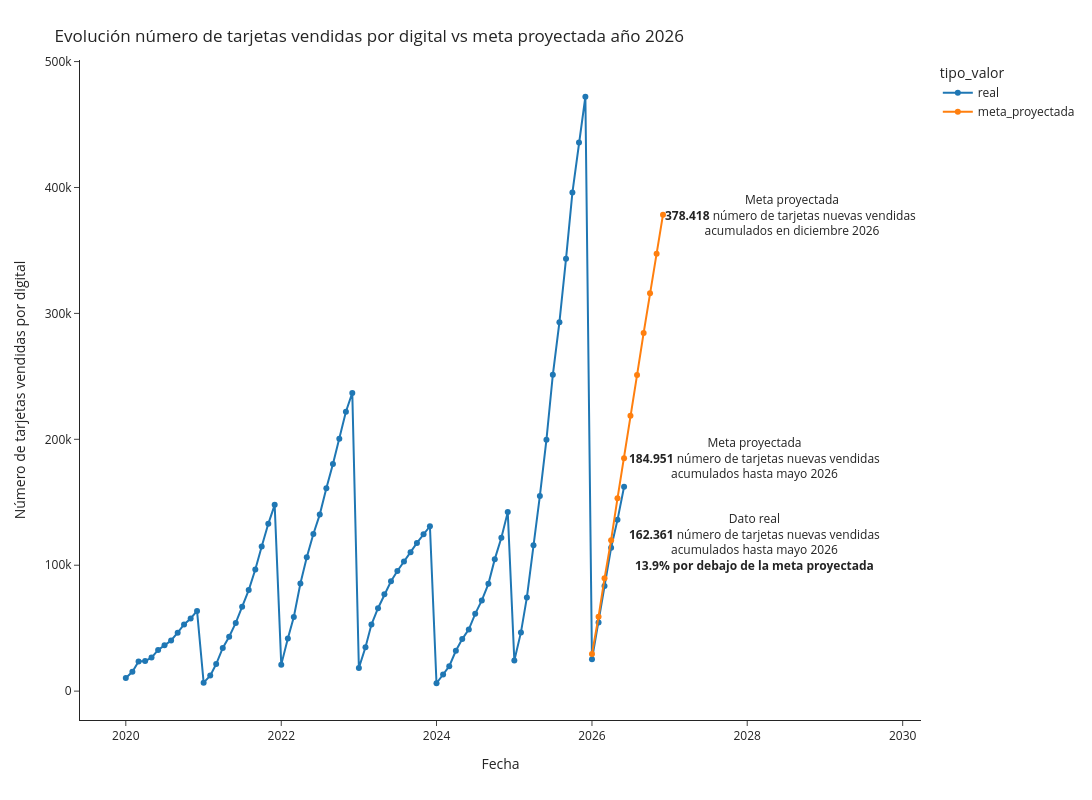

The notebook cell this image was saved under:
### Code cell
fig = px.line(df_plot, x="fecha", y="valor", color='tipo_valor', markers=True, template='simple_white', width=1600, height=800)
# fig.add_vline(x='2025-06-01', line_width=3, line_dash="dash")
fig.update_layout(
    title={
        'text': "Evolución número de tarjetas vendidas por digital vs meta proyectada año 2026",
        'xanchor': 'left',
        'yanchor': 'top'},
    xaxis=dict(
            title=dict(
                text="Fecha"
            )),
    yaxis=dict(
            title=dict(
                text="Número de tarjetas vendidas por digital"
            ))
)
fig.add_annotation(x='2026-12-01', y=378418,
            text="Meta proyectada<br><b>378.418</b> número de tarjetas nuevas vendidas <br>acumulados en diciembre 2026",
            showarrow=False,
            xanchor='left')
fig.add_annotation(x='2026-06-01', y=184951,
            text="Meta proyectada<br><b>184.951</b> número de tarjetas nuevas vendidas<br>acumulados hasta mayo 2026",
            showarrow=False,
            xanchor='left',
            xshift=3)
fig.add_annotation(x='2026-06-01', y=162361,
            text="Dato real<br><b>162.361</b> número de tarjetas nuevas vendidas<br>acumulados hasta mayo 2026<br><b>13.9% por debajo de la meta proyectada</b>",
            showarrow=False,
            xanchor='left',
            xshift=3,
            yshift=-55)
fig.show()

### Figure 1 — Plotly figure (JSON) as saved in the notebook; plotly's stock layout.template omitted (floating-point values rounded to 4 significant figures)
{"data": [{"hovertemplate": "tipo_valor=real<br>fecha=%{x}<br>valor=%{y}<extra></extra>", "legendgroup": "real", "line": {"color": "#1F77B4", "dash": "solid"}, "marker": {"symbol": "circle"}, "mode": "lines+markers", "name": "real", "orientation": "v", "showlegend": true, "type": "scatter", "x": ["2026-06-01T00:00:00", "2026-05-01T00:00:00", "2026-04-01T00:00:00", "2026-03-01T00:00:00", "2026-02-01T00:00:00", "2026-01-01T00:00:00", "2025-12-01T00:00:00", "2025-11-01T00:00:00", "2025-10-01T00:00:00", "2025-09-01T00:00:00", "2025-08-01T00:00:00", "2025-07-01T00:00:00", "2025-06-01T00:00:00", "2025-05-01T00:00:00", "2025-04-01T00:00:00", "2025-03-01T00:00:00", "2025-02-01T00:00:00", "2025-01-01T00:00:00", "2024-12-01T00:00:00", "2024-11-01T00:00:00", "2024-10-01T00:00:00", "2024-09-01T00:00:00", "2024-08-01T00:00:00", "2024-07-01T00:00:00", "2024-06-01T00:00:00", "2024-05-01T00:00:00", "2024-04-01T00:00:00", "2024-03-01T00:00:00", "2024-02-01T00:00:00", "2024-01-01T00:00:00", "2023-12-01T00:00:00", "2023-11-01T00:00:00", "2023-10-01T00:00:00", "2023-09-01T00:00:00", "2023-08-01T00:00:00", "2023-07-01T00:00:00", "2023-06-01T00:00:00", "2023-05-01T00:00:00", "2023-04-01T00:00:00", "2023-03-01T00:00:00", "2023-02-01T00:00:00", "2023-01-01T00:00:00", "2022-12-01T00:00:00", "2022-11-01T00:00:00", "2022-10-01T00:00:00", "2022-09-01T00:00:00", "2022-08-01T00:00:00", "2022-07-01T00:00:00", "2022-06-01T00:00:00", "2022-05-01T00:00:00", "2022-04-01T00:00:00", "2022-03-01T00:00:00", "2022-02-01T00:00:00", "2022-01-01T00:00:00", "2021-12-01T00:00:00", "2021-11-01T00:00:00", "2021-10-01T00:00:00", "2021-09-01T00:00:00", "2021-08-01T00:00:00", "2021-07-01T00:00:00", "2021-06-01T00:00:00", "2021-05-01T00:00:00", "2021-04-01T00:00:00", "2021-03-01T00:00:00", "2021-02-01T00:00:00", "2021-01-01T00:00:00", "2020-12-01T00:00:00", "2020-11-01T00:00:00", "2020-10-01T00:00:00", "2020-09-01T00:00:00", "2020-08-01T00:00:00", "2020-07-01T00:00:00", "2020-06-01T00:00:00", "2020-05-01T00:00:00", "2020-04-01T00:00:00", "2020-03-01T00:00:00", "2020-02-01T00:00:00", "2020-01-01T00:00:00"], "xaxis": "x", "y": [162361, 136036, 113832, 83541, 54480, 25293, 472062, 435683, 395939, 343332, 293045, 251258, 199691, 154995, 115800, 74388, 46635, 24255, 142177, 121803, 104837, 85216, 72082, 61365, 49043, 41329, 32070, 19790, 13209, 6264, 130956, 124560, 117714, 110389, 103017, 95400, 87294, 76966, 65840, 52828, 34797, 18449, 236843, 221882, 200438, 180478, 161053, 140197, 124814, 106304, 85510, 58837, 41791, 21052, 147944, 132873, 114888, 96646, 80250, 67058, 54164, 43246, 34308, 21493, 12334, 6731, 63743, 57688, 52985, 46388, 40242, 36349, 32711, 26633, 23899, 23498, 15372, 10424], "yaxis": "y"}, {"hovertemplate": "tipo_valor=meta_proyectada<br>fecha=%{x}<br>valor=%{y}<extra></extra>", "legendgroup": "meta_proyectada", "line": {"color": "#FF7F0E", "dash": "solid"}, "marker": {"symbol": "circle"}, "mode": "lines+markers", "name": "meta_proyectada", "orientation": "v", "showlegend": true, "type": "scatter", "x": ["2026-01-01T00:00:00", "2026-02-01T00:00:00", "2026-03-01T00:00:00", "2026-04-01T00:00:00", "2026-05-01T00:00:00", "2026-06-01T00:00:00", "2026-07-01T00:00:00", "2026-08-01T00:00:00", "2026-09-01T00:00:00", "2026-10-01T00:00:00", "2026-11-01T00:00:00", "2026-12-01T00:00:00"], "xaxis": "x", "y": [29499, 59153, 89577, 119873, 153157, 184951, 218659, 251012, 284468, 316029, 347282, 378418], "yaxis": "y"}], "layout": {"annotations": [{"showarrow": false, "text": "Meta proyectada<br><b>378.418</b> número de tarjetas nuevas vendidas <br>acumulados en diciembre 2026", "x": "2026-12-01", "xanchor": "left", "y": 378418}, {"showarrow": false, "text": "Meta proyectada<br><b>184.951</b> número de tarjetas nuevas vendidas<br>acumulados hasta mayo 2026", "x": "2026-06-01", "xanchor": "left", "xshift": 3, "y": 184951}, {"showarrow": false, "text": "Dato real<br><b>162.361</b> número de tarjetas nuevas vendidas<br>acumulados hasta mayo 2026<br><b>13.9% por debajo de la meta proyectada</b>", "x": "2026-06-01", "xanchor": "left", "xshift": 3, "y": 162361, "yshift": -55}], "height": 800, "legend": {"title": {"text": "tipo_valor"}, "tracegroupgap": 0}, "margin": {"t": 60}, "title": {"text": "Evolución número de tarjetas vendidas por digital vs meta proyectada año 2026", "xanchor": "left", "yanchor": "top"}, "width": 1600, "xaxis": {"anchor": "y", "domain": [0, 1], "title": {"text": "Fecha"}}, "yaxis": {"anchor": "x", "domain": [0, 1], "title": {"text": "Número de tarjetas vendidas por digital"}}}}
